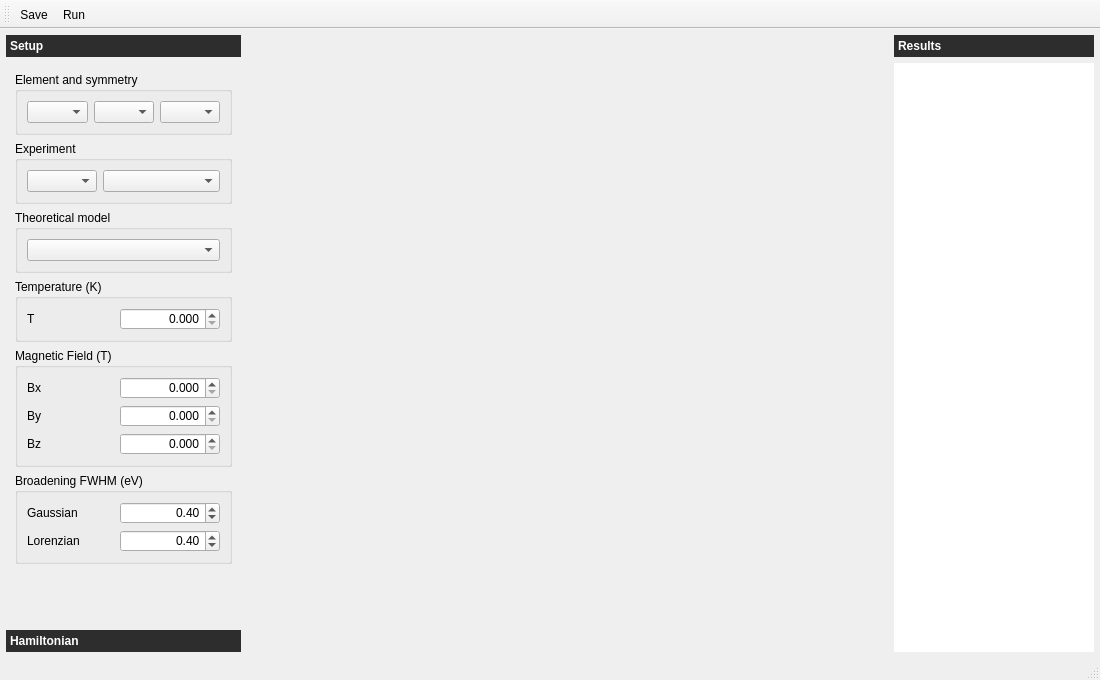
<?xml version="1.0" encoding="UTF-8"?>
<ui version="4.0">
 <class>MainWindow</class>
 <widget class="QMainWindow" name="MainWindow">
  <property name="geometry">
   <rect>
    <x>0</x>
    <y>0</y>
    <width>1100</width>
    <height>680</height>
   </rect>
  </property>
  <property name="sizePolicy">
   <sizepolicy hsizetype="Preferred" vsizetype="Preferred">
    <horstretch>0</horstretch>
    <verstretch>0</verstretch>
   </sizepolicy>
  </property>
  <property name="minimumSize">
   <size>
    <width>800</width>
    <height>620</height>
   </size>
  </property>
  <property name="windowTitle">
   <string>MainWindow</string>
  </property>
  <property name="styleSheet">
   <string notr="true">QToolBox::tab {
    background-color: rgb(45, 45, 45);
    color: white;
    font: bold;
}

QListView {
   background-color: rgba(255, 255, 255, 255); 
}</string>
  </property>
  <property name="toolButtonStyle">
   <enum>Qt::ToolButtonFollowStyle</enum>
  </property>
  <widget class="QWidget" name="centralwidget">
   <property name="styleSheet">
    <string notr="true"/>
   </property>
   <layout class="QHBoxLayout" name="centralWidgetHorizontalLayout">
    <property name="spacing">
     <number>6</number>
    </property>
    <property name="sizeConstraint">
     <enum>QLayout::SetDefaultConstraint</enum>
    </property>
    <property name="leftMargin">
     <number>6</number>
    </property>
    <property name="topMargin">
     <number>6</number>
    </property>
    <property name="rightMargin">
     <number>6</number>
    </property>
    <property name="bottomMargin">
     <number>6</number>
    </property>
    <item>
     <widget class="QToolBox" name="parametersToolBox">
      <property name="enabled">
       <bool>true</bool>
      </property>
      <property name="sizePolicy">
       <sizepolicy hsizetype="Fixed" vsizetype="Preferred">
        <horstretch>0</horstretch>
        <verstretch>0</verstretch>
       </sizepolicy>
      </property>
      <property name="minimumSize">
       <size>
        <width>235</width>
        <height>0</height>
       </size>
      </property>
      <property name="maximumSize">
       <size>
        <width>235</width>
        <height>16777215</height>
       </size>
      </property>
      <property name="currentIndex">
       <number>0</number>
      </property>
      <widget class="QWidget" name="setupPage">
       <property name="geometry">
        <rect>
         <x>0</x>
         <y>0</y>
         <width>235</width>
         <height>567</height>
        </rect>
       </property>
       <property name="sizePolicy">
        <sizepolicy hsizetype="Fixed" vsizetype="Preferred">
         <horstretch>0</horstretch>
         <verstretch>0</verstretch>
        </sizepolicy>
       </property>
       <property name="minimumSize">
        <size>
         <width>235</width>
         <height>0</height>
        </size>
       </property>
       <property name="maximumSize">
        <size>
         <width>235</width>
         <height>16777215</height>
        </size>
       </property>
       <attribute name="label">
        <string>Setup</string>
       </attribute>
       <layout class="QVBoxLayout" name="verticalLayout_2">
        <item>
         <widget class="QGroupBox" name="elementAndSymmetryGroupBox">
          <property name="title">
           <string>Element and symmetry</string>
          </property>
          <layout class="QHBoxLayout" name="horizontalLayout">
           <item>
            <widget class="ComboBox" name="elementComboBox">
             <property name="editable">
              <bool>false</bool>
             </property>
             <property name="currentText">
              <string/>
             </property>
            </widget>
           </item>
           <item>
            <widget class="ComboBox" name="chargeComboBox"/>
           </item>
           <item>
            <widget class="ComboBox" name="symmetryComboBox"/>
           </item>
          </layout>
         </widget>
        </item>
        <item>
         <widget class="QGroupBox" name="experimentGroupBox">
          <property name="title">
           <string>Experiment</string>
          </property>
          <layout class="QHBoxLayout" name="horizontalLayout_2">
           <item>
            <widget class="ComboBox" name="experimentComboBox">
             <property name="minimumSize">
              <size>
               <width>70</width>
               <height>0</height>
              </size>
             </property>
             <property name="maximumSize">
              <size>
               <width>70</width>
               <height>16777215</height>
              </size>
             </property>
            </widget>
           </item>
           <item>
            <widget class="ComboBox" name="edgeComboBox"/>
           </item>
          </layout>
         </widget>
        </item>
        <item>
         <widget class="QGroupBox" name="theoreticalModelsGroupBox">
          <property name="title">
           <string>Theoretical model</string>
          </property>
          <layout class="QHBoxLayout" name="horizontalLayout_3">
           <item>
            <widget class="ComboBox" name="theoreticalModelComboBox">
             <property name="editable">
              <bool>false</bool>
             </property>
            </widget>
           </item>
          </layout>
         </widget>
        </item>
        <item>
         <widget class="QGroupBox" name="temperatureGroupBox">
          <property name="title">
           <string>Temperature (K)</string>
          </property>
          <layout class="QVBoxLayout" name="verticalLayout">
           <item>
            <layout class="QHBoxLayout" name="temperatureHorizontalLayout">
             <item>
              <widget class="QLabel" name="temperatureLabel">
               <property name="text">
                <string>T</string>
               </property>
              </widget>
             </item>
             <item>
              <widget class="QDoubleSpinBox" name="temperatureDoubleSpinBox">
               <property name="minimumSize">
                <size>
                 <width>100</width>
                 <height>0</height>
                </size>
               </property>
               <property name="alignment">
                <set>Qt::AlignRight|Qt::AlignTrailing|Qt::AlignVCenter</set>
               </property>
               <property name="decimals">
                <number>3</number>
               </property>
               <property name="maximum">
                <double>10000.000000000000000</double>
               </property>
               <property name="singleStep">
                <double>0.100000000000000</double>
               </property>
              </widget>
             </item>
            </layout>
           </item>
          </layout>
         </widget>
        </item>
        <item>
         <widget class="QGroupBox" name="magneticFieldGroupBox">
          <property name="title">
           <string>Magnetic Field (T)</string>
          </property>
          <layout class="QVBoxLayout" name="verticalLayout_5">
           <item>
            <layout class="QHBoxLayout" name="magneticFieldXHorizontalLayout">
             <item>
              <widget class="QLabel" name="magneticFieldXLabel">
               <property name="text">
                <string>Bx</string>
               </property>
              </widget>
             </item>
             <item>
              <widget class="QDoubleSpinBox" name="magneticFieldXDoubleSpinBox">
               <property name="minimumSize">
                <size>
                 <width>100</width>
                 <height>0</height>
                </size>
               </property>
               <property name="alignment">
                <set>Qt::AlignRight|Qt::AlignTrailing|Qt::AlignVCenter</set>
               </property>
               <property name="decimals">
                <number>3</number>
               </property>
               <property name="maximum">
                <double>10000.000000000000000</double>
               </property>
              </widget>
             </item>
            </layout>
           </item>
           <item>
            <layout class="QHBoxLayout" name="magneticFieldYHorizontalLayout">
             <item>
              <widget class="QLabel" name="magneticFieldYLabel">
               <property name="text">
                <string>By</string>
               </property>
              </widget>
             </item>
             <item>
              <widget class="QDoubleSpinBox" name="magneticFieldYDoubleSpinBox">
               <property name="minimumSize">
                <size>
                 <width>100</width>
                 <height>0</height>
                </size>
               </property>
               <property name="alignment">
                <set>Qt::AlignRight|Qt::AlignTrailing|Qt::AlignVCenter</set>
               </property>
               <property name="decimals">
                <number>3</number>
               </property>
               <property name="maximum">
                <double>10000.000000000000000</double>
               </property>
              </widget>
             </item>
            </layout>
           </item>
           <item>
            <layout class="QHBoxLayout" name="magneticFieldZHorizontalLayout">
             <item>
              <widget class="QLabel" name="magneticFieldZlabel">
               <property name="text">
                <string>Bz</string>
               </property>
              </widget>
             </item>
             <item>
              <widget class="QDoubleSpinBox" name="magneticFieldZDoubleSpinBox">
               <property name="minimumSize">
                <size>
                 <width>100</width>
                 <height>0</height>
                </size>
               </property>
               <property name="alignment">
                <set>Qt::AlignRight|Qt::AlignTrailing|Qt::AlignVCenter</set>
               </property>
               <property name="decimals">
                <number>3</number>
               </property>
               <property name="maximum">
                <double>10000.000000000000000</double>
               </property>
              </widget>
             </item>
            </layout>
           </item>
          </layout>
         </widget>
        </item>
        <item>
         <widget class="QGroupBox" name="broadeningGroupBox">
          <property name="title">
           <string>Broadening FWHM (eV)</string>
          </property>
          <layout class="QVBoxLayout" name="verticalLayout_7">
           <item>
            <layout class="QHBoxLayout" name="broadeningGaussianHorizontalLayout">
             <item>
              <widget class="QLabel" name="broadeningGaussianLabel">
               <property name="text">
                <string>Gaussian</string>
               </property>
              </widget>
             </item>
             <item>
              <widget class="QDoubleSpinBox" name="broadeningGaussianDoubleSpinBox">
               <property name="minimumSize">
                <size>
                 <width>100</width>
                 <height>0</height>
                </size>
               </property>
               <property name="alignment">
                <set>Qt::AlignRight|Qt::AlignTrailing|Qt::AlignVCenter</set>
               </property>
               <property name="singleStep">
                <double>0.100000000000000</double>
               </property>
               <property name="value">
                <double>0.400000000000000</double>
               </property>
              </widget>
             </item>
            </layout>
           </item>
           <item>
            <layout class="QHBoxLayout" name="broadeningLorentzianHorizontalLayout">
             <item>
              <widget class="QLabel" name="broadeningLorentzianLabel">
               <property name="text">
                <string>Lorenzian</string>
               </property>
              </widget>
             </item>
             <item>
              <widget class="QDoubleSpinBox" name="broadeningLorentzianDoubleSpinBox">
               <property name="minimumSize">
                <size>
                 <width>100</width>
                 <height>0</height>
                </size>
               </property>
               <property name="alignment">
                <set>Qt::AlignRight|Qt::AlignTrailing|Qt::AlignVCenter</set>
               </property>
               <property name="minimum">
                <double>0.200000000000000</double>
               </property>
               <property name="singleStep">
                <double>0.100000000000000</double>
               </property>
               <property name="value">
                <double>0.400000000000000</double>
               </property>
              </widget>
             </item>
            </layout>
           </item>
          </layout>
         </widget>
        </item>
        <item>
         <spacer name="verticalSpacer">
          <property name="orientation">
           <enum>Qt::Vertical</enum>
          </property>
          <property name="sizeHint" stdset="0">
           <size>
            <width>20</width>
            <height>40</height>
           </size>
          </property>
         </spacer>
        </item>
       </layout>
      </widget>
      <widget class="QWidget" name="hamiltonianPage">
       <property name="geometry">
        <rect>
         <x>0</x>
         <y>0</y>
         <width>235</width>
         <height>513</height>
        </rect>
       </property>
       <property name="sizePolicy">
        <sizepolicy hsizetype="Fixed" vsizetype="Preferred">
         <horstretch>0</horstretch>
         <verstretch>0</verstretch>
        </sizepolicy>
       </property>
       <property name="minimumSize">
        <size>
         <width>235</width>
         <height>0</height>
        </size>
       </property>
       <property name="maximumSize">
        <size>
         <width>235</width>
         <height>16777215</height>
        </size>
       </property>
       <attribute name="label">
        <string>Hamiltonian</string>
       </attribute>
       <layout class="QVBoxLayout" name="hamiltonianPageVerticalLayout">
        <property name="spacing">
         <number>6</number>
        </property>
        <property name="leftMargin">
         <number>0</number>
        </property>
        <property name="topMargin">
         <number>0</number>
        </property>
        <property name="rightMargin">
         <number>0</number>
        </property>
        <property name="bottomMargin">
         <number>0</number>
        </property>
        <item>
         <widget class="QListView" name="hamiltonianView">
          <property name="sizePolicy">
           <sizepolicy hsizetype="Expanding" vsizetype="Expanding">
            <horstretch>0</horstretch>
            <verstretch>0</verstretch>
           </sizepolicy>
          </property>
          <property name="maximumSize">
           <size>
            <width>16777215</width>
            <height>150</height>
           </size>
          </property>
          <property name="focusPolicy">
           <enum>Qt::StrongFocus</enum>
          </property>
          <property name="frameShape">
           <enum>QFrame::NoFrame</enum>
          </property>
          <property name="frameShadow">
           <enum>QFrame::Plain</enum>
          </property>
          <property name="lineWidth">
           <number>1</number>
          </property>
          <property name="alternatingRowColors">
           <bool>false</bool>
          </property>
         </widget>
        </item>
        <item>
         <widget class="TreeView" name="hamiltonianParametersView">
          <property name="frameShape">
           <enum>QFrame::NoFrame</enum>
          </property>
         </widget>
        </item>
       </layout>
      </widget>
     </widget>
    </item>
    <item>
     <layout class="QVBoxLayout" name="plotWidgetVerticalLayout">
      <item>
       <widget class="PlotWidget" name="plotWidget" native="true">
        <property name="sizePolicy">
         <sizepolicy hsizetype="Preferred" vsizetype="Preferred">
          <horstretch>0</horstretch>
          <verstretch>0</verstretch>
         </sizepolicy>
        </property>
       </widget>
      </item>
     </layout>
    </item>
    <item>
     <widget class="QToolBox" name="resultsToolBox">
      <property name="sizePolicy">
       <sizepolicy hsizetype="Fixed" vsizetype="Preferred">
        <horstretch>0</horstretch>
        <verstretch>0</verstretch>
       </sizepolicy>
      </property>
      <property name="minimumSize">
       <size>
        <width>200</width>
        <height>0</height>
       </size>
      </property>
      <property name="maximumSize">
       <size>
        <width>200</width>
        <height>16777215</height>
       </size>
      </property>
      <property name="frameShape">
       <enum>QFrame::NoFrame</enum>
      </property>
      <property name="frameShadow">
       <enum>QFrame::Plain</enum>
      </property>
      <property name="currentIndex">
       <number>0</number>
      </property>
      <widget class="QWidget" name="resultsPage">
       <property name="geometry">
        <rect>
         <x>0</x>
         <y>0</y>
         <width>200</width>
         <height>547</height>
        </rect>
       </property>
       <attribute name="label">
        <string>Results</string>
       </attribute>
       <layout class="QHBoxLayout" name="resultsPageHorizontalLayout">
        <property name="spacing">
         <number>6</number>
        </property>
        <property name="leftMargin">
         <number>0</number>
        </property>
        <property name="topMargin">
         <number>0</number>
        </property>
        <property name="rightMargin">
         <number>0</number>
        </property>
        <property name="bottomMargin">
         <number>0</number>
        </property>
        <item>
         <widget class="QListView" name="resultsView">
          <property name="frameShape">
           <enum>QFrame::NoFrame</enum>
          </property>
         </widget>
        </item>
       </layout>
      </widget>
     </widget>
    </item>
   </layout>
  </widget>
  <widget class="QMenuBar" name="menubar">
   <property name="geometry">
    <rect>
     <x>0</x>
     <y>0</y>
     <width>1100</width>
     <height>22</height>
    </rect>
   </property>
  </widget>
  <widget class="QStatusBar" name="statusbar"/>
  <widget class="QToolBar" name="toolBar">
   <property name="windowTitle">
    <string>toolBar</string>
   </property>
   <attribute name="toolBarArea">
    <enum>TopToolBarArea</enum>
   </attribute>
   <attribute name="toolBarBreak">
    <bool>false</bool>
   </attribute>
   <addaction name="actionSave"/>
   <addaction name="actionRun"/>
  </widget>
  <action name="actionRun">
   <property name="enabled">
    <bool>true</bool>
   </property>
   <property name="icon">
    <iconset>
     <normaloff>icons/play.svg</normaloff>icons/play.svg</iconset>
   </property>
   <property name="text">
    <string>Run</string>
   </property>
   <property name="iconText">
    <string>Run</string>
   </property>
   <property name="toolTip">
    <string>Run the calculation</string>
   </property>
   <property name="shortcut">
    <string>Ctrl+R</string>
   </property>
  </action>
  <action name="actionSave">
   <property name="icon">
    <iconset>
     <normaloff>icons/save.svg</normaloff>icons/save.svg</iconset>
   </property>
   <property name="text">
    <string>save</string>
   </property>
   <property name="iconText">
    <string>Save</string>
   </property>
   <property name="toolTip">
    <string>Save the input file</string>
   </property>
  </action>
  <action name="actionExit">
   <property name="icon">
    <iconset>
     <normaloff>icons/close.svg</normaloff>icons/close.svg</iconset>
   </property>
   <property name="text">
    <string>exit</string>
   </property>
   <property name="toolTip">
    <string>Quit the application</string>
   </property>
  </action>
  <action name="actionStop">
   <property name="icon">
    <iconset>
     <normaloff>icons/stop.svg</normaloff>icons/stop.svg</iconset>
   </property>
   <property name="text">
    <string>stop</string>
   </property>
   <property name="shortcut">
    <string>Ctrl+S</string>
   </property>
  </action>
 </widget>
 <customwidgets>
  <customwidget>
   <class>ComboBox</class>
   <extends>QComboBox</extends>
   <header>widgets.combobox</header>
  </customwidget>
  <customwidget>
   <class>TreeView</class>
   <extends>QTreeView</extends>
   <header>views.treeview</header>
  </customwidget>
  <customwidget>
   <class>PlotWidget</class>
   <extends>QWidget</extends>
   <header>widgets.plotwidget</header>
   <container>1</container>
  </customwidget>
 </customwidgets>
 <resources/>
 <connections/>
</ui>
